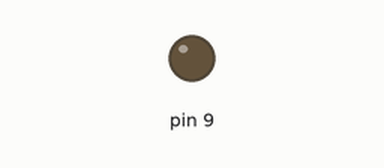
This sketch was run on a simulated Arduino Uno, built with avr-gcc and run on an emulated ATmega328P. Shown: output pins drawn as LEDs (lit = HIGH).

Above: at 0.05 s.
At 1.25 s:
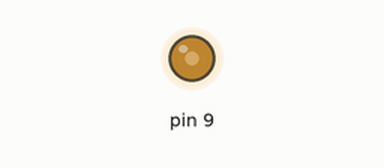
At 2.4 s:
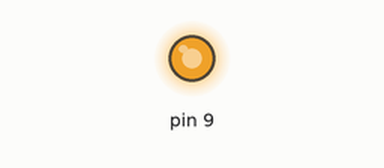
At 4.8 s:
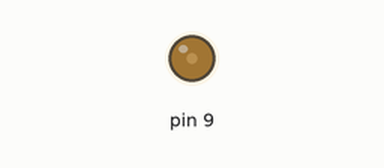
Timing chart, 0 to 6.8 s (numbered marks = the images above):
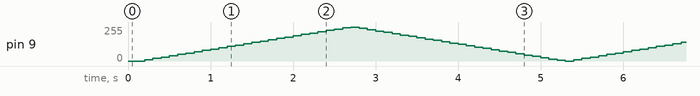

The sketch:

code.ino
```cpp
void setup()
{
  pinMode(9, OUTPUT);
}

void loop()
{
  for(int i=0; i<255; i+=10){
    delay(100);
    analogWrite(9, i);
  }
  for(int i=255; i>0; i-=10){
    delay(100);
    analogWrite(9, i);
  }
}
```
